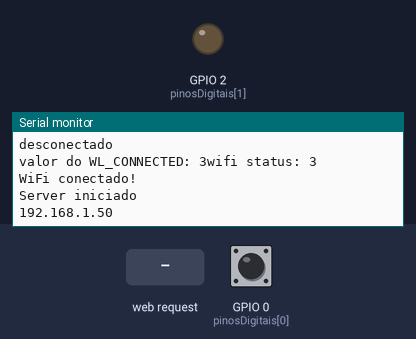
Recording of a sketch running on a simulated ESP8266 (NodeMCU). On the bench: output pins drawn as LEDs (lit = HIGH), the last lines printed to the serial monitor. The test bench sets the inputs (shaded band); at power-on: GPIO 0 (pinosDigitais[0]) HIGH. WiFi joins after 1.5 s; servers stay silent unless stated; random numbers use the default seed unless the sketch sets one.

Above: at 2.7 s.
2.8 s: HTTP request GET /? received
At 3.2 s:
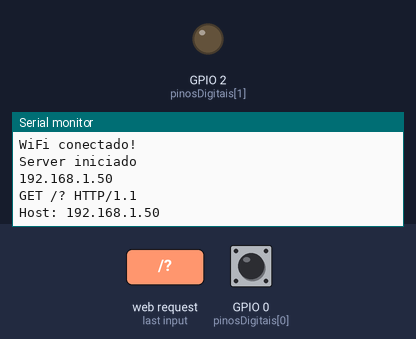
4.3 s: HTTP request GET /index.htm received
At 5.6 s:
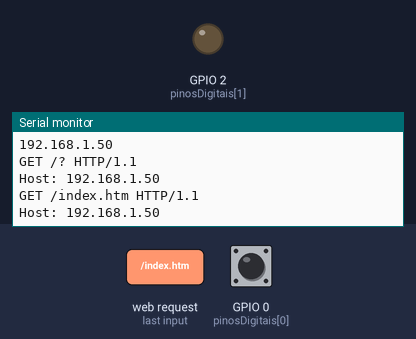

The sketch:

Q0257-Sketch.ino
```cpp
#include <ESP8266WiFi.h>


//atenção a distancia, se for fazer testes
const char* ssid = "***";
const char* password = "***";

//Shield irá receber as requisições das páginas (o padrão WEB é a porta 80)
WiFiServer server(80);

String HTTP_req;
String URLValue;

void processaPorta(byte porta, byte posicao, WiFiClient cl);
void lePortaDigital(byte porta, byte posicao, WiFiClient cl);

String getURLRequest(String *requisicao);
bool mainPageRequest(String *requisicao);

const byte qtdePinosDigitais = 2;

byte pinosDigitais[qtdePinosDigitais] = {0           , 2     };
byte modoPinos[qtdePinosDigitais]     = {INPUT_PULLUP, OUTPUT};


//const byte qtdePinosAnalogicos = 0;
//byte pinosAnalogicos[qtdePinosAnalogicos] = {A0};


//setando ip fixo
IPAddress ip(192, 168, 1, 200);
IPAddress gateway(192, 168, 1, 1);
IPAddress subnet(255, 255, 255, 0);


// typedef enum { WL_NO_SHIELD = 255,
// // for compatibility with WiFi Shield library
// WL_IDLE_STATUS = 0,
// WL_NO_SSID_AVAIL = 1,
// WL_SCAN_COMPLETED = 2,
// WL_CONNECTED = 3,
// WL_CONNECT_FAILED = 4,
//  WL_CONNECTION_LOST = 5,
//  WL_DISCONNECTED = 6 } wl_status_t;

void setup(){

    Serial.begin(115200);

    //Conexão na rede WiFi
    Serial.println("init");
    Serial.print("Conectando a ");
    Serial.println(ssid);

    WiFi.begin(ssid, password);
    WiFi.config(ip, gateway, subnet);

    while (WiFi.status() != WL_CONNECTED) {
      delay(500);
      Serial.println("desconectado");

      String msg1 = "valor do WL_CONNECTED: ";
      String msg2 = msg1 + WL_CONNECTED;
      String msg3 = "wifi status: " ;
      String msg4 = msg3 + WiFi.status();
      String finalMsg = msg2 + msg4;
      Serial.println(finalMsg);
    }

    Serial.println("");
    Serial.println("WiFi conectado!");

    // Inicia o servidor WEB
    server.begin();
    Serial.println("Server iniciado");

    // Mostra o endereco IP
    Serial.println(WiFi.localIP());

    //Configura o modo dos pinos
    for (int nP=0; nP < qtdePinosDigitais; nP++) {
        pinMode(pinosDigitais[nP], modoPinos[nP]);
    }
}

void loop(){

    WiFiClient  client = server.available();

    if (client) {
        boolean currentLineIsBlank = true;
        while (client.connected()) {
            if (client.available()) {
                char c = client.read();
                HTTP_req += c;

                if (c == '\n' && currentLineIsBlank ) {

                    if ( mainPageRequest(&HTTP_req) ) {
                        URLValue = getURLRequest(&HTTP_req);
                        Serial.println(HTTP_req);

                        client.println("HTTP/1.1 200 OK");
                        client.println("Content-Type: text/html");
                        client.println("Connection: keep-alive");              //<------ ATENCAO
                        client.println();

                        //Conteudo da Página HTML
                        client.println("<!DOCTYPE html>");
                        client.println("<html>");


                        client.println("<head>");
                        client.println("<title>Arduino via WEB</title>");

                        client.println("<script>");
                        client.println("function LeDadosDoArduino() {");
                        client.println("nocache = \"&nocache=\" + Math.random() * 1000000;");
                        client.println("var request = new XMLHttpRequest();");
                        client.println("var posIni;");
                        client.println("var valPosIni;");
                        client.println("var valPosFim;");
                        client.println("request.onreadystatechange = function() {");
                        client.println("if (this.readyState == 4) {");
                        client.println("if (this.status == 200) {");
                        client.println("if (this.responseText != null) {");

                        for (int nL=0; nL < qtdePinosDigitais; nL++) {                                                    //<-------NOVO
                            client.print("posIni = this.responseText.indexOf(\"PD");
                            client.print(pinosDigitais[nL]);
                            client.println("\");");
                            client.println("if ( posIni > -1) {");
                            client.println("valPosIni = this.responseText.indexOf(\"#\", posIni) + 1;");
                            client.println("valPosFim = this.responseText.indexOf(\"|\", posIni);");
                            client.print("document.getElementById(\"pino");
                            client.print(pinosDigitais[nL]);
                            client.println("\").checked = Number(this.responseText.substring(valPosIni, valPosFim));");
                            client.println("}");
                        }

                        client.println("}}}}");
                        client.println("request.open(\"GET\", \"solicitacao_via_ajax\" + nocache, true);");
                        client.println("request.send(null);");
                        client.println("setTimeout('LeDadosDoArduino()', 1000);");
                        client.println("}");
                        client.println("</script>");

                        client.println("</head>");

                        client.println("<body onload=\"LeDadosDoArduino()\">");                      //<------ALTERADO
                        //client.println("<h1>PORTAS EM FUN&Ccedil;&Atilde;O ANAL&Oacute;GICA</h1>");


                        client.println("<br/>");
                        client.println("<h1>PORTAS EM FUN&Ccedil;&Atilde;O DIGITAL</h1>");
                        client.println("<form method=\"get\">");

                        for (int nL=0; nL < qtdePinosDigitais; nL++) {
                            processaPorta(pinosDigitais[nL], nL, client);
                            client.println("<br/>");
                        }

                        client.println("<br/>");
                        client.println("<button type=\"submit\">Envia para o ESP8266</button>");
                        client.println("</form>");

                        client.println("</body>");

                        client.println("</html>");


                    } else if (HTTP_req.indexOf("solicitacao_via_ajax") > -1) {     //<----- NOVO

                        Serial.println(HTTP_req);

                        client.println("HTTP/1.1 200 OK");
                        client.println("Content-Type: text/html");
                        client.println("Connection: keep-alive");
                        client.println();

                        for (int nL=0; nL < qtdePinosDigitais; nL++) {
                            lePortaDigital(pinosDigitais[nL], nL, client);
                        }

                    } else {

                        Serial.println(HTTP_req);
                        client.println("HTTP/1.1 200 OK");
                    }
                    HTTP_req = "";
                    break;
                }

                if (c == '\n') {
                    currentLineIsBlank = true;
                }
                else if (c != '\r') {
                    currentLineIsBlank = false;
                }
            }
        }
        delay(1);
        client.stop();
    }
}


void processaPorta(byte porta, byte posicao, WiFiClient cl){

    static boolean LED_status = 0;
    String cHTML;

    cHTML = "P";
    cHTML += porta;
    cHTML += "=";
    cHTML += porta;

    if (modoPinos[posicao] == OUTPUT) {

        if (URLValue.indexOf(cHTML) > -1) {
           LED_status = HIGH;
        } else {
           LED_status = LOW;
        }
        digitalWrite(porta, LED_status);

    } else {

        LED_status = digitalRead(porta);
    }

    cl.print("<input type=\"checkbox\" name=\"P");
    cl.print(porta);
    cl.print("\" value=\"");
    cl.print(porta);

    cl.print("\"");

    cl.print(" id=\"pino");           //<------NOVO
    cl.print(porta);
    cl.print("\"");

    if (LED_status) {
        cl.print(" checked ");
    }

    if (modoPinos[posicao] != OUTPUT) {
        cl.print(" disabled ");
    }

    cl.print(">Porta ");
    cl.print(porta);

    cl.println();
}

void lePortaDigital(byte porta, byte posicao, WiFiClient cl){

    if (modoPinos[posicao] != OUTPUT) {
       cl.print("PD");
       cl.print(porta);
       cl.print("#");

       if (digitalRead(porta)) {
          cl.print("1");
       } else {
          cl.print("0");
       }
       cl.println("|");
    }
}

String getURLRequest(String *requisicao) {

  int inicio, fim;
  String retorno;

  inicio = requisicao->indexOf("GET") + 3;
  fim = requisicao->indexOf("HTTP/") - 1;
  retorno = requisicao->substring(inicio, fim);
  retorno.trim();

  return retorno;
}

bool mainPageRequest(String *requisicao) {

  String valor;
  bool retorno = false;

  valor = getURLRequest(requisicao);
  valor.toLowerCase();

  if (valor == "/") {
     retorno = true;
  }

  if (valor.substring(0,2) == "/?") {
     retorno = true;
  }

  if (valor.substring(0,10) == "/index.htm") {
     retorno = true;
  }

  return retorno;
}
```

Measured:
- after the input at 2.8 s, the serial monitor: prints a new line at once (image 1)
- after the input at 4.3 s, the serial monitor: prints a new line at once (image 2)
